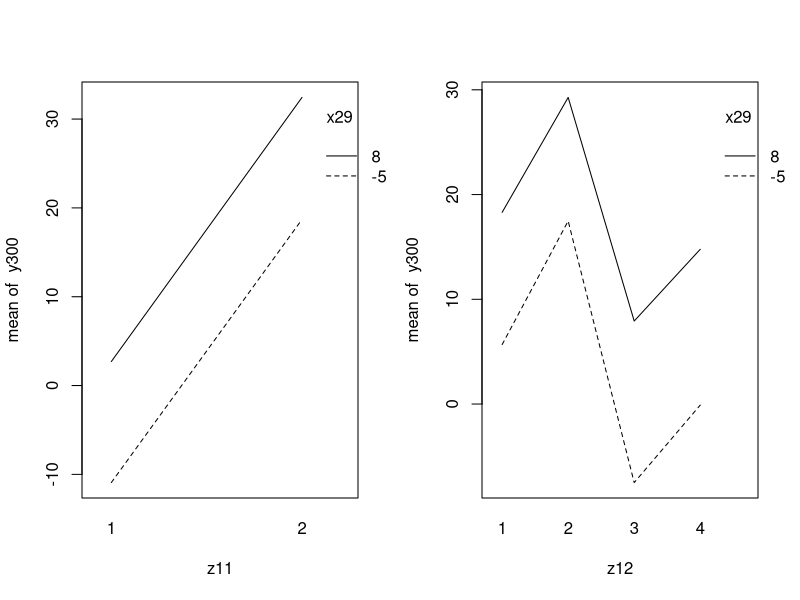
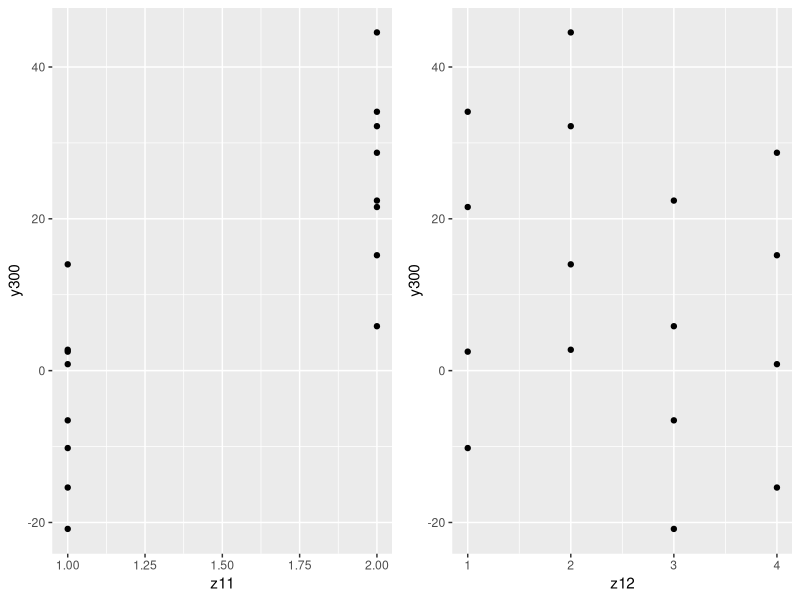
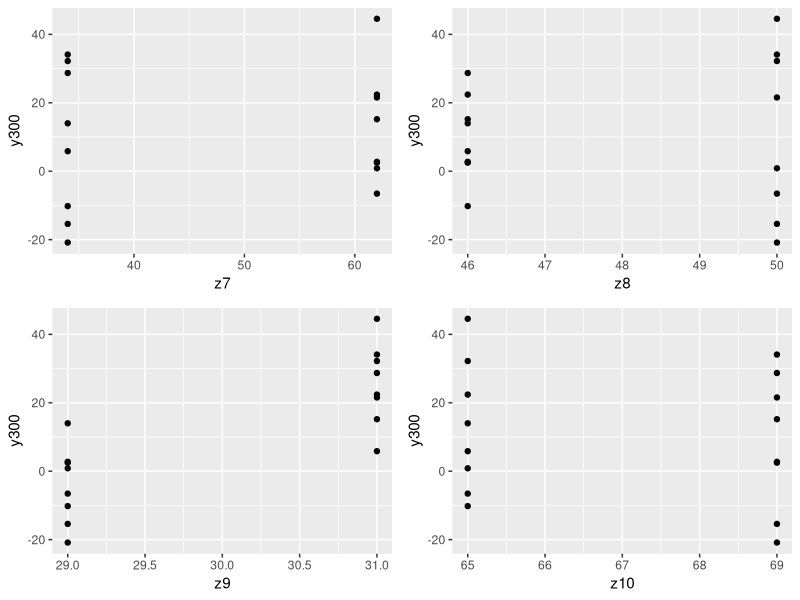
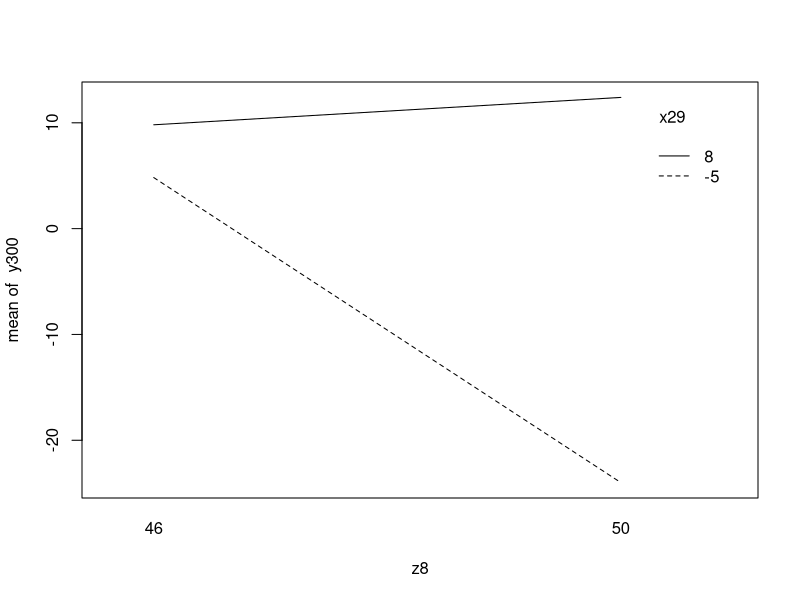
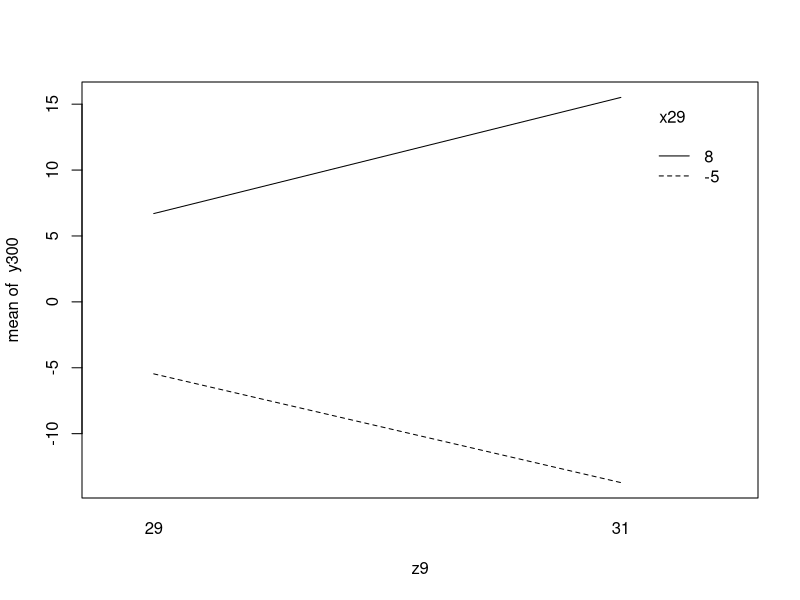
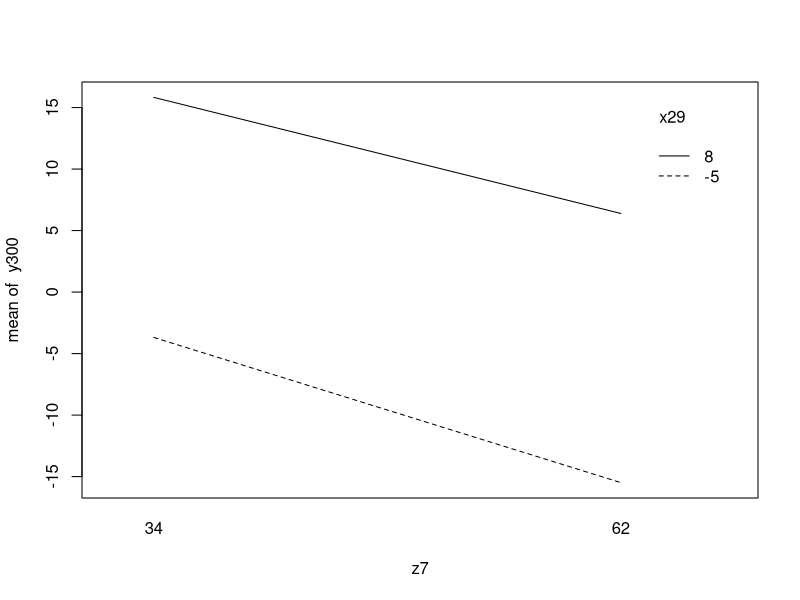

The R source for these figures, in order: (Note: this script raises an error after producing the figures.)
desen <- read.delim('desensitizer.csv')
library(ggplot2)
library(gridExtra)

summary(desen)

attach(desen)

p1 <- ggplot(data=desen, aes(x=z11, y=y300)) + geom_point()
p2 <- ggplot(data=desen, aes(x=z12,y=y300)) + geom_point()

par(mfrow=c(1,2))

interaction.plot(z11,x29,y300)
interaction.plot(z12,x29,y300)

grid.arrange(p1, p2,nrow = 1)

m <- lm(y300~z11+z12+x29)
summary(aov(m))

################ Second Investigation #####################

desen2 <- read.delim('desen2.csv')
summary(desen2)
attach(desen2)

p1 <- ggplot(data=desen, aes(x=z7, y=y300)) + geom_point()
p2 <- ggplot(data=desen, aes(x=z8, y=y300)) + geom_point()
p3 <- ggplot(data=desen, aes(x=z9, y=y300)) + geom_point()
p4 <- ggplot(data=desen, aes(x=z10, y=y300)) + geom_point()

grid.arrange(p1, p2, p3, p4, nrow = 2, ncol = 2)

par(mfrow=c(1,1))
interaction.plot(z8,x29,y300)
interaction.plot(z9,x29,y300)
interaction.plot(z7,x29,y300)

m <- lm(y300 ~ z7 + z8 + z9 + z10 + x29 + z8*x29 + z9*x29 + z8*z9)
summary(aov(m))

m <- lm(y300 ~ z7 + z8 + z9 + z10 + x29 + z9*x29 + z)
summary(aov(m))

